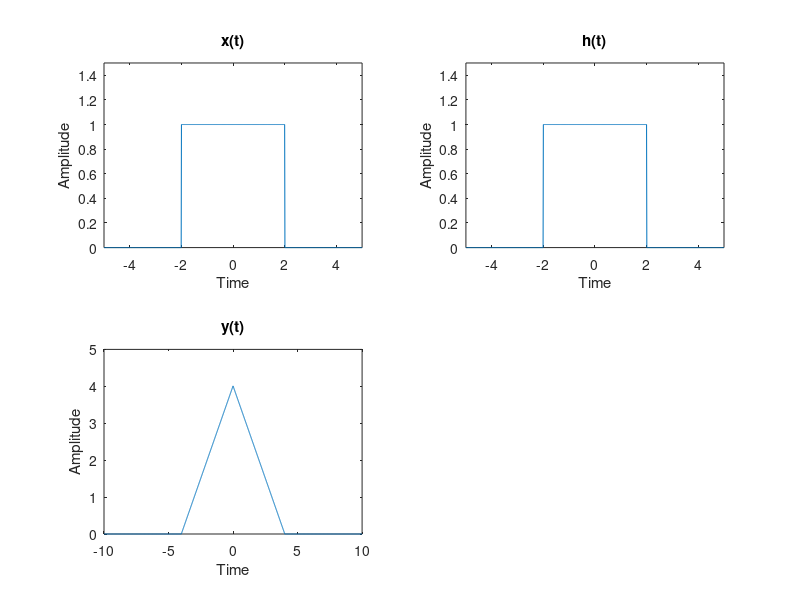

This chart was generated by the following MATLAB code:
%Part 1
t=-5:0.01:5;
x=[];
h=[];
for i=1:length(t);
      if (t(i)<=2 && t(i)>=-2)
          x(i)=1;
          h(i)=1;
      else
          x(i)=0;
          h(i)=0;
      end
end
subplot(2,2,1);
plot(t,x);
xlabel('Time');
ylabel('Amplitude');
title('x(t)');
axis([-5,5,0,1.5]);
subplot(2,2,2);
plot(t,h);
xlabel('Time');
ylabel('Amplitude');
title('h(t)');
axis([-5,5,0,1.5]);

l1=length(x);
l2=length(h);
X=[x zeros(1,l2-1)];
H=[h zeros(1,l1-1)];

y=zeros(1,length(X));
for i=1:length(X)
    y(i)=(X(1:i)*H(i:-1:1)').*0.01;
end
T=-10:0.01:10;
subplot(2,2,3);
plot(T,y);
xlabel('Time');
ylabel('Amplitude');
title('y(t)');